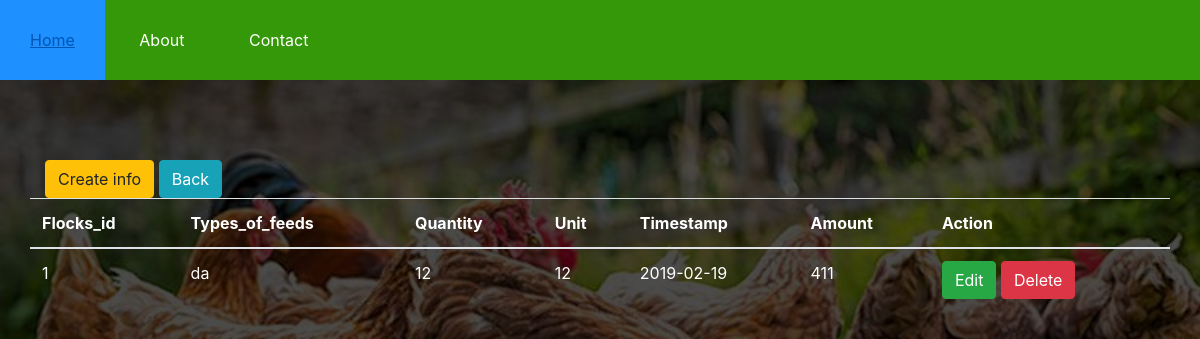
Screenshot of /feedscrud.php (signed in) with the database file from the repository.
### tables this page shows
CREATE TABLE `feeds` (
  `id` int(100) NOT NULL,
  `userid` int(100) DEFAULT NULL,
  `flocks_id` int(100) DEFAULT NULL,
  `type_of_feeds` varchar(255) DEFAULT NULL,
  `quantity` int(100) DEFAULT NULL,
  `unit` int(100) DEFAULT NULL,
  `timestampt` varchar(100) DEFAULT NULL,
  `amount` int(100) DEFAULT NULL
);

### feedscrud.php (the view, shortened to what this page needs)
<!DOCTYPE html>
<html>
<head>
	<link rel="stylesheet" type="text/css"	href="Css1/side.css">
	<link rel="stylesheet" href="bootstrap/css/bootstrap.min.css">
</head>
<body>
<div id="main">
			<nav>
				<ul>
					<li><a href="front1.php">Home</a></li>
					<li><a href="#">About</a></li>
					<li><a href="#">Contact</a></li>
				</ul>
	</div>
	<?php require_once 'process3.php';?>
	<div class="container">
	<?php
		$mysqli = new mysqli('localhost','root','','registration') or die(mysqli_error($mysqli));
		$username= $_SESSION["username"];
		$result=$mysqli->query("select id from users where username='$username'") or die($mysqli->error);
		if(@count($result)==1)
		{
			$row=$result->fetch_array();
			$userid=$row['id'];
		}
		$result = $mysqli->query("SELECT * FROM feeds where userid='$userid'") or die($mysqli->error);
		?>
		<a href="feedsadd.php"class="btn btn-warning">Create info</a>
		<a href="index1.php"class="btn btn-info">Back</a>
		<div class="row justify-content-center">
		<br><br><br>
			<table class="table">
				<thead>
					<tr class="text-white">
						<th>Flocks_id</th>
						<th>Types_of_feeds</th>
						<th>Quantity</th>
						<th>Unit</th>
						<th>Timestamp</th>
						<th>Amount</th>
						<th colspan="2">Action</th>
					</tr>
				</thead>
				<?php
					while($row=$result->fetch_assoc()):?>
						<tr class="text-white">
							<td><?php echo $row['flocks_id']?></td>
							<td><?php echo $row['type_of_feeds']?></td>
							<td><?php echo $row['quantity']?></td>
							<td><?php echo $row['unit']?></td>
							<td><?php echo $row['timestampt']?></td>
							<td><?php echo $row['amount']?></td>
							<td>
								<a href="feedsadd.php?edit=<?php echo $row['id'];?>"
									class="btn btn-success">Edit</a>
								<a href="process3.php?delete=<?php echo $row['id'];?>"
									class="btn btn-danger">Delete</a>
							</td>
						</tr>
						<?php endwhile;?>
			</table>
		</div>
</div>
</body>
</html>

### Css1/side.css (style rules this page uses)
* { margin:0px; padding:0px; }
body { font-size:120%; background:#F8F8FF; background-image:linear-gradient(rgba(0,0,0,0.7),rgba(0,0,0,0.7)), url("../Image chicken/b.jpg"); background-size:cover; }
#main { width:100%; height:20vh; }
nav { width:100%; height:80px; background-color:#349808; line-height:80px; }
nav ul { float:left; margin-right:30px; }
nav ul li { list-style-type: none; display:inline-block; transition:0.8s all; color:#fff }
nav ul li a { text-decoration:none; color:#fff; padding:30px; }
.btn { padding:10px; font-size:15px; color:white; background:#349808; border:none; border-radius:5px; }

### rows the page displays
feeds: flocks "1", type_of_feeds "da", quantity "12", unit "12", timestampt "2019-02-19", amount "411"
